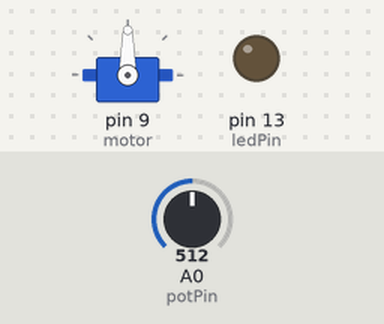
Bench run of a sketch on a simulated Arduino Uno, built with avr-gcc and run on an emulated ATmega328P. Parts: servo, output pins drawn as LEDs (lit = HIGH). Inputs (shaded band) come from the test bench; at power-on: A0 (potPin) = 512.

Above: at 1.2 s.
1.3 s: A0 (potPin) set to 716
At 2.5 s:
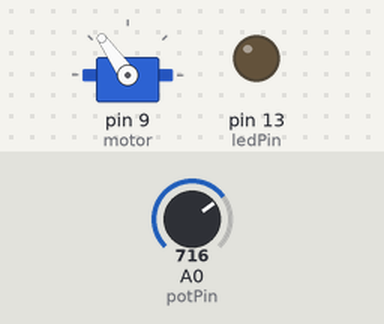
2.8 s: A0 (potPin) set to 900
At 3.5 s:
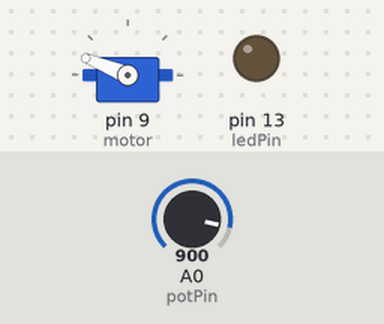
4.3 s: A0 (potPin) set to 1023
At 4.9 s:
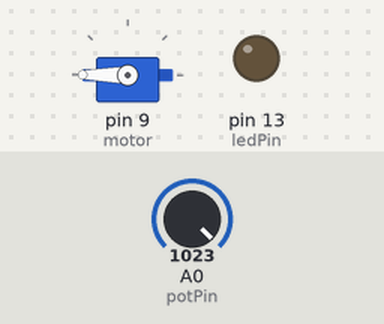
5.8 s: A0 (potPin) set to 511
At 7.0 s:
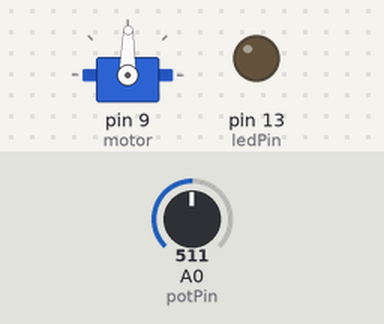
7.3 s: A0 (potPin) set to 306
At 8.4 s:
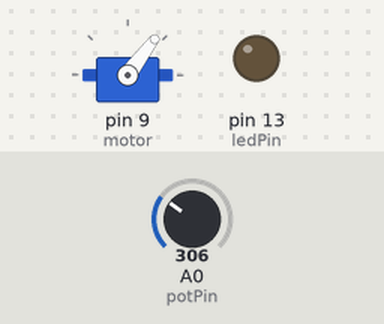
Timing chart, 0 to 9.8 s (numbered marks = the images above; inputs shaded):
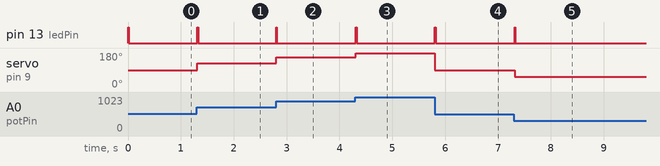

The sketch:

LED_on_to_Servo_Knob_Test.ino
```cpp
// initialize variables and libraries
#include <Servo.h>

const int potPin = 0;
const int ledPin = 13;
int prev_val;
int val;

Servo motor;

void setup() {
  // put your setup code here, to run once:
  motor.attach(9);
  pinMode(ledPin, OUTPUT);
}

void loop() {
  // put your main code here, to run repeatedly:
  prev_val = val;
  val = map(analogRead(potPin), 0, 1023, 0, 180);
  if( prev_val != val)
  {
   digitalWrite(ledPin, HIGH);
  }
  motor.write(val);
  delay(15);
  digitalWrite(ledPin, LOW);
}
```

Measured:
- after the input at 1.3 s, pin 13 (ledPin): LOW → HIGH at once, → LOW 0.02 s later; servo on pin 9 (motor): 90° → 125° at once
- after the input at 2.8 s, pin 13 (ledPin): LOW → HIGH at once, → LOW 0.02 s later; servo on pin 9 (motor): 125° → 158° at once
- after the input at 4.3 s, pin 13 (ledPin): LOW → HIGH at once, → LOW 0.02 s later; servo on pin 9 (motor): 158° → 180° at once
- after the input at 5.8 s, pin 13 (ledPin): LOW → HIGH at once, → LOW 0.02 s later; servo on pin 9 (motor): 180° → 89° at once
- after the input at 7.3 s, pin 13 (ledPin): LOW → HIGH at once, → LOW 0.02 s later; servo on pin 9 (motor): 89° → 53° at once
